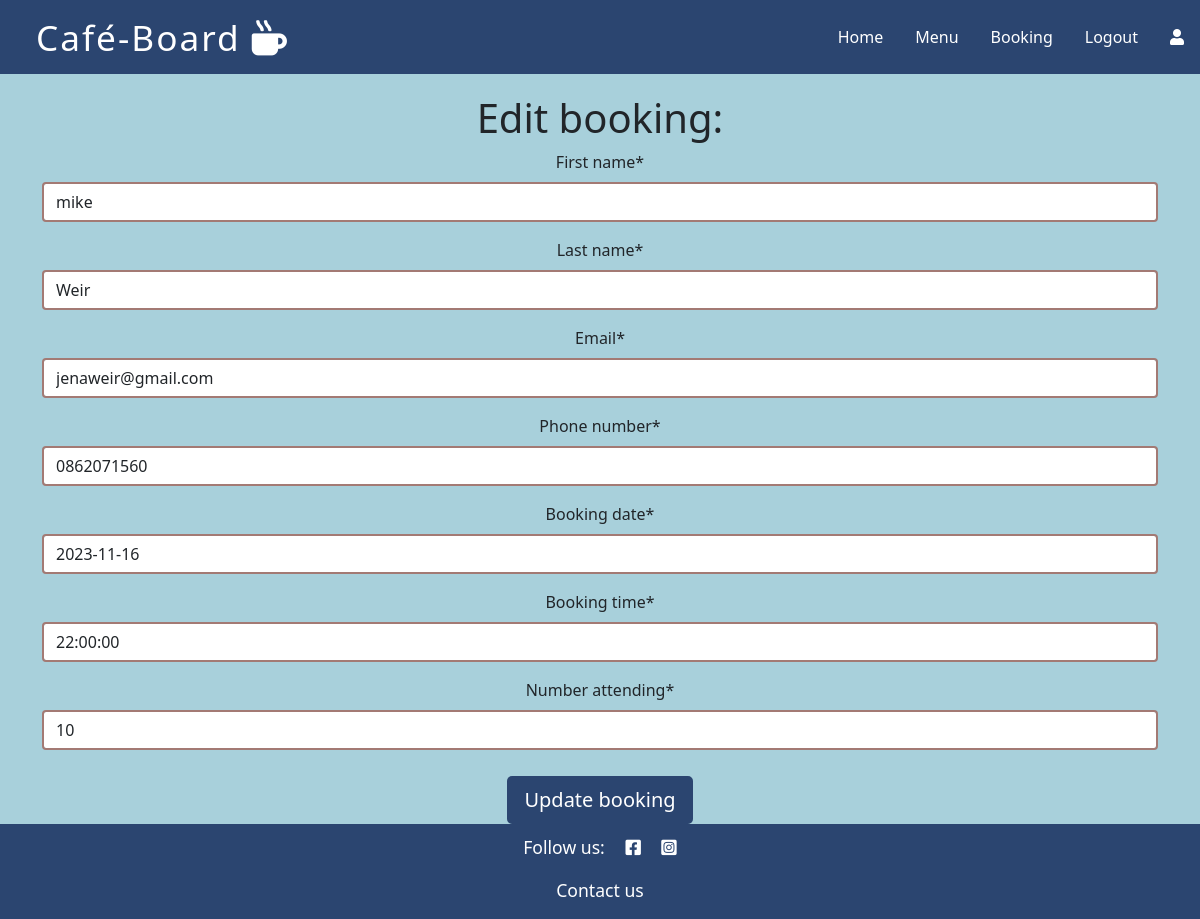
The page /bookings/edit_booking/21/26 (signed in) on the database its author committed.
### booking/models.py (models this page shows, shortened)
class Customer(models.Model):
    first_name = models.CharField(max_length=80)
    last_name = models.CharField(max_length=80)
    email = models.EmailField()
    phone_number = models.CharField(max_length=20)
    user = models.ForeignKey(User, on_delete=models.CASCADE)

class Booking(models.Model):
    booking_date = models.DateField()
    booking_time = models.TimeField()
    number_attending = models.IntegerField(default=2)
    booking_status = models.IntegerField(choices=BOOKING_STATUS, default=0)
    customer = models.ForeignKey(Customer, on_delete=models.CASCADE)

### booking/views.py (the view, shortened to what this page needs)
# urls.py: path('edit_booking/<booking_id>/<customer_id>',
def edit_booking(request, booking_id, customer_id):
    unavailable_booking_dates = []
    booking = get_object_or_404(Booking, id=booking_id)
    customer = get_object_or_404(Customer, id=customer_id)
    if not customer.user == request.user:
        messages.error(request,
                       'Error, you are unauthorised to edit this booking')
        return redirect(reverse('display_booking'))
    else:
        booking_form = BookingForm(instance=booking)
        customer_form = CustomerForm(instance=customer)
        unavailable_booking_dates = unavailable_dates()
        context = {
            'booking_form': booking_form,
            'customer_form': customer_form,
            'unavailable_dates': unavailable_booking_dates,
        }
        return render(request, 'edit_booking.html', context)

### booking/forms.py
class BookingForm(forms.ModelForm):
    class Meta:
        model = Booking
        fields = ('booking_date', 'booking_time', 'number_attending')
        widgets = {
            'booking_date': DateInput(attrs={'id': 'datepicker',
                                             'autocomplete': 'off'}),
            'booking_time': TimeInput(attrs={'id': 'timepicker',
                                             'autocomplete': 'off'})
        }

class CustomerForm(forms.ModelForm):
    class Meta:
        model = Customer
        fields = ('first_name', 'last_name', 'email', 'phone_number')

### booking/views.py (called while the page is built)
def unavailable_dates():
    confirmed_bookings = Booking.objects.filter(booking_status=1)
    bookings_max_attendees = confirmed_bookings.values(
        'booking_date').annotate(
            attendees=Sum('number_attending')).filter(attendees=280)
    unavailable_dates = [booking['booking_date']
                         for booking in bookings_max_attendees]
    return unavailable_dates

### templates/edit_booking.html
{% extends "base.html" %} {% block content %} {% load crispy_forms_tags %}
<section class="container">
  <div class="row">
    <div class="col-sm-12 center-form">
      <h1>Edit booking:</h1>
      <form method="POST" id="edit-booking-form">
        {% csrf_token %} {{customer_form | crispy }} {{ booking_form | crispy }}
        <div>
            <button type="submit" class="btn btn-lg submit-button" aria-label="Updates booking">
              Update booking
            </button>
        </div>
      </form>
    </div>
  </div>
</section>
{%endblock%}

### static/css/style.css (style rules this page uses)
* { padding: 0; margin: 0; }
body { background-color: #A8D0DB; }
.submit-button { background-color: #2B4570; border-radius: 5px; color: white; margin-top: 10px; }
.center-form { text-align: center; margin-top: 20px; }
#edit-booking-form input { border: 2px solid #A37A74; border-radius: 4px; }

### rows shown on the page
Customer: first_name "mike", last_name "Weir", email "jenaweir@gmail.com", phone_number "0862071560"
Booking: booking_date "2023-11-16", booking_time "22:00:00", number_attending "10"
